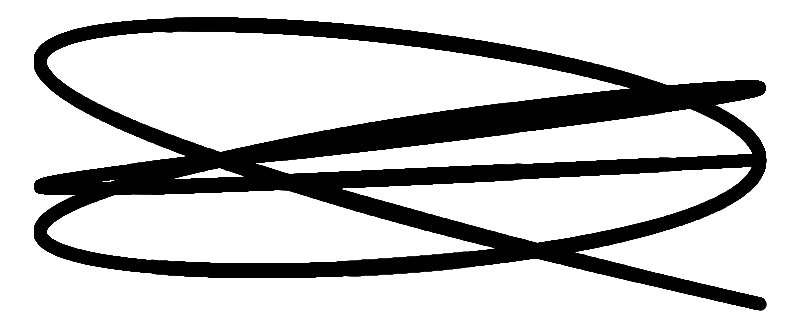
Frame 1 (no input)
Frame 2 (the mouse pressed at the canvas centre, redrawn once): identical to frame 1, image omitted

The Processing sketch that drew this single still picture (run headless with seeded random() and noise(); the mouse was pressed at the canvas centre and the sketch redrawn once):

// Processing sketch: lissajousVariations
// ── lissajousVariations.pde
int frequency1 = 6;
int frequency2 = 4;
int frequency3 = 5;
int strokeWeightScalar = 2;

interface JavaScript {
  void showValues(int f1, int f2);
}

void bindJavascript(JavaScript js) {
  javascript = js;
}

JavaScript javascript;

void setup() {
  size(800,320);
  noLoop();
  stroke(0, 100);
}

void setFrequency1(int n) {
  frequency1 = n;
  redraw();
} 

void setFrequency2(int n) {
  frequency2 = n;
  redraw();
} 

void draw() {
  background(255);
  if (javascript!=null) 
    javascript.showValues(frequency1, frequency2);
  pushMatrix();
  translate(width/2, height/2);
  int numSteps = 50000;
  float xPrevious = 0;
  float yPrevious = 0;
  float x, y;
      float diag = dist(0,0,width, height);
  for (int i = 0; i <= numSteps; ++i) {
    float angle = 24 * PI / numSteps * i;
    x = width * .45 * cos(frequency1 * angle);
    y = height * .225 * (cos(frequency2 * angle)+ cos(frequency3 * angle));
    if (i>0) {
      float sw = strokeWeightScalar * 0.01 * diag / (1 + dist(x, y, 0, 0)/diag) ;
      strokeWeight(sw);
      line(xPrevious, yPrevious, x, y);
    }
    xPrevious = x;
    yPrevious =  y;
  }
  popMatrix();
}
